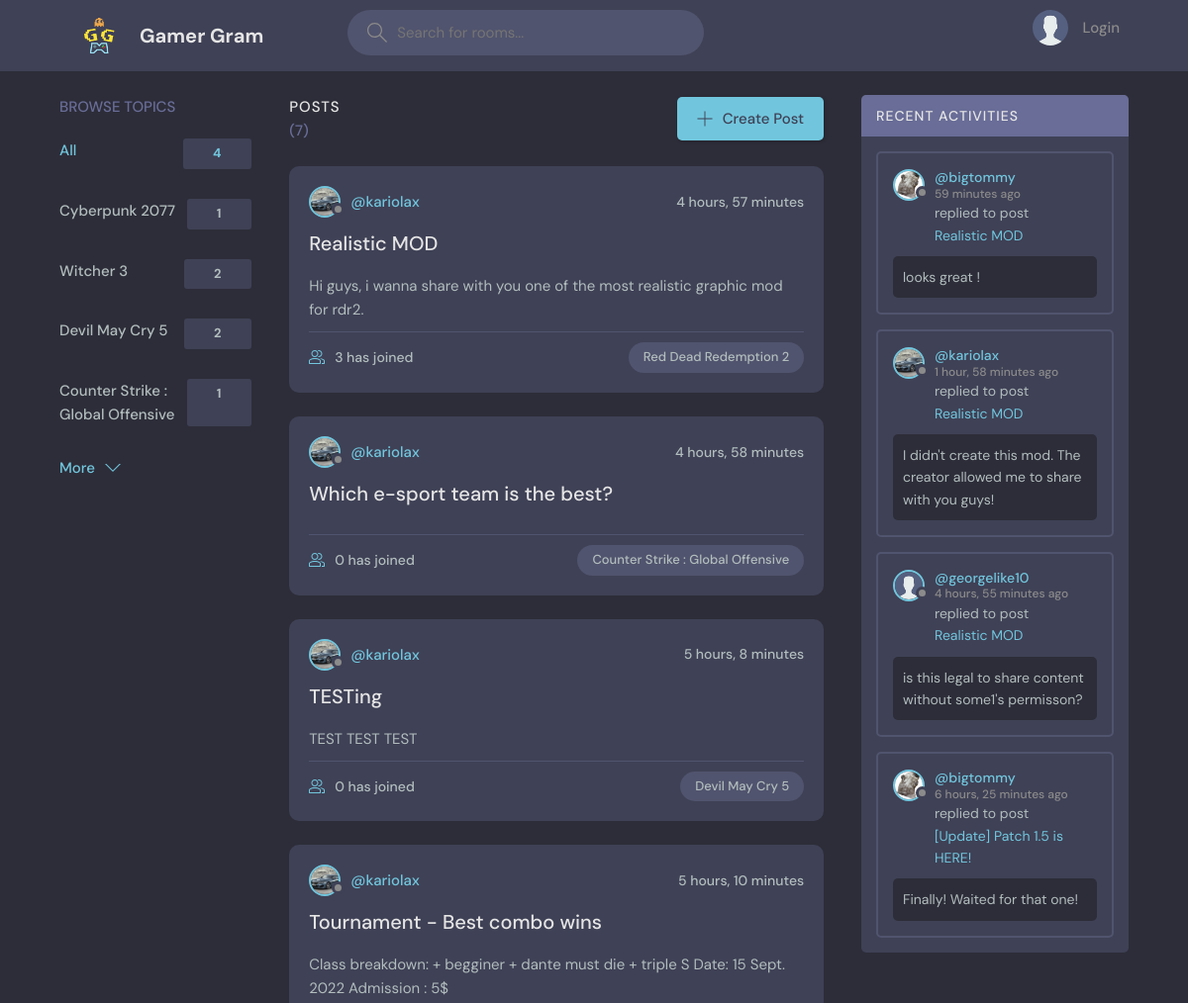
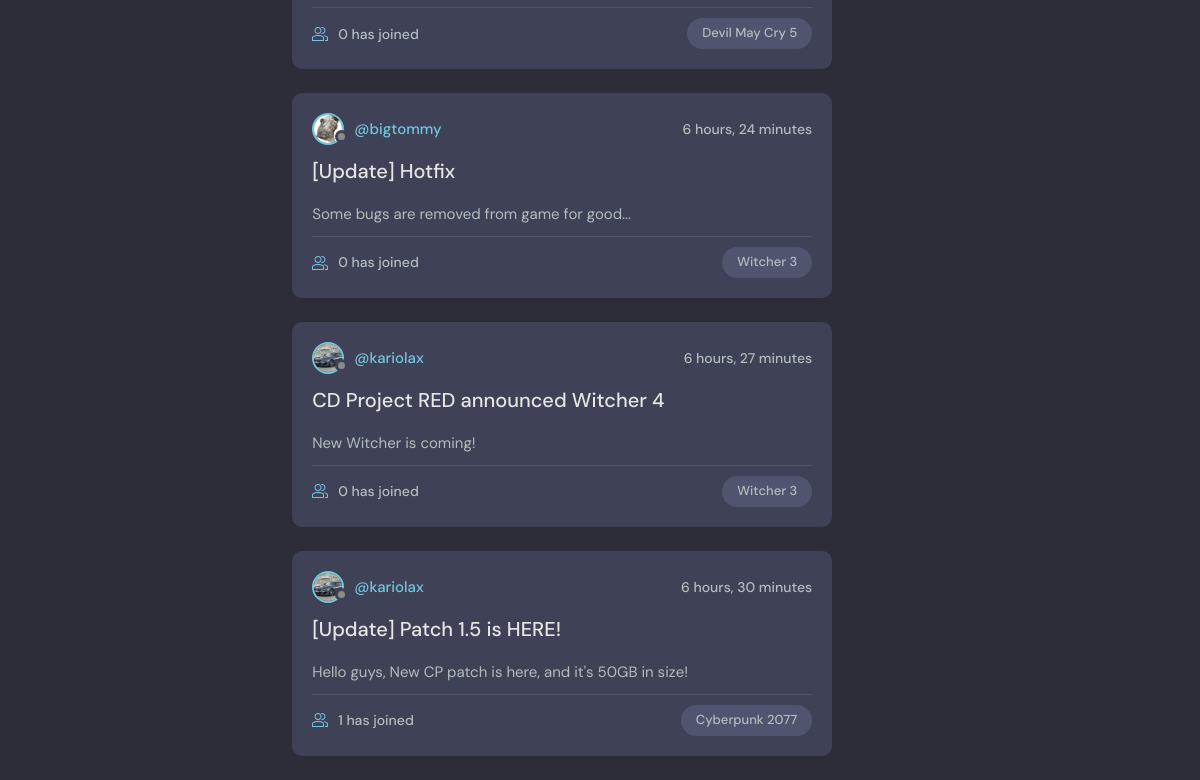
The page / on the database its author committed (2 pictures, top to bottom).
### base/models.py (models this page shows, shortened)
class Topic(models.Model):
    name = models.CharField(max_length=200)

class Room(models.Model):
    host = models.ForeignKey(User, on_delete=models.SET_NULL, null=True)
    topic = models.ForeignKey(Topic, on_delete=models.SET_NULL, null=True)
    name = models.CharField(max_length=200)
    description = models.TextField(null=True, blank=True)
    participants = models.ManyToManyField(User, related_name='participants', blank=True)
    updated = models.DateTimeField(auto_now=True)
    created = models.DateTimeField(auto_now_add=True)
    class Meta:
        ordering = ['-updated', '-created']

class User(AbstractUser):
    name = models.CharField(max_length=200, null=True)
    email = models.EmailField(unique=True, null=True)
    bio = models.TextField(null=True)
    avatar = models.ImageField(null=True, default="avatar.svg")
    USERNAME_FIELD = 'email'
    REQUIRED_FIELDS = []

class Message(models.Model):
    user = models.ForeignKey(User, on_delete=models.CASCADE)
    room = models.ForeignKey(Room, on_delete=models.CASCADE)
    body = models.TextField()
    updated = models.DateTimeField(auto_now=True)
    created = models.DateTimeField(auto_now_add=True)
    class Meta:
        ordering = ['-updated', '-created']

### base/views.py (the view)
# urls.py: path('', views.home, name="home"),
def home(request):
    q = request.GET.get('q') if request.GET.get('q') != None else ''
    rooms = Room.objects.filter(
        Q(topic__name__contains=q)
    )
    topics = Topic.objects.all()[0:4]
    room_count = rooms.count()
    room_messages = Message.objects.filter(Q(room__topic__name__icontains=q))
    context = {'rooms': rooms, 'topics': topics, 'room_count': room_count, 'room_messages': room_messages}
    return render(request, 'base/home.html', context)

### base/templates/base/home.html (shortened to what this page needs)
{% extends 'main.html' %}
{% block content %}
<main class="layout layout--3">
      <div class="container">
        {% include 'base/topics_component.html' %}
        <div class="roomList">
          <div class="roomList__header">
            <div>
              <h2>Posts</h2>
              <p>({{rooms.count}})</p>
            </div>
            <a class="btn btn--main" href="{% url 'create-room' %}">
              <svg version="1.1" xmlns="http://www.w3.org/2000/svg" width="32" height="32" viewBox="0 0 32 32">
                <title>Add</title>
                <path
                  d="M16.943 0.943h-1.885v14.115h-14.115v1.885h14.115v14.115h1.885v-14.115h14.115v-1.885h-14.115v-14.115z"
                ></path>
              </svg>
              Create Post
            </a>
          </div>
          {% include 'base/feed_component.html' %}
        </div>
        {% include 'base/activity_component.html' %}
      </div>
    </main>
{% endblock %}

### base/templates/base/topics_component.html
<div class="topics">
          <div class="topics__header">
            <h2>Browse Topics</h2>
          </div>
          <ul class="topics__list">
            <li>
              <a href="{% url 'home' %}" class="active">All <span>{{topics.count}}</span></a>
            </li>
              {% for topic in topics %}
            <li>
              <a href="{% url 'home' %}?q={{topic.name}}">{{topic.name}} <span>{{topic.room_set.all.count}}</span></a>
            </li>
              {% endfor %}
          </ul>
          <a class="btn btn--link" href="{% url 'topics' %}">
            More
            <svg version="1.1" xmlns="http://www.w3.org/2000/svg" width="32" height="32" viewBox="0 0 32 32">
              <title>chevron-down</title>
              <path d="M16 21l-13-13h-3l16 16 16-16h-3l-13 13z"></path>
            </svg>
          </a>
        </div>

### base/templates/base/feed_component.html (shortened to what this page needs)
{% for room in rooms %}
<div class="roomListRoom">
    <div class="roomListRoom__header">
      <a href="{% url 'user-profile' room.host.id %}" class="roomListRoom__author">
        <div class="avatar avatar--small">
          <img src="{{room.host.avatar.url}}" />
        </div>
        <span>@{{room.host.username}}</span>
      </a>
      <div class="roomListRoom__actions">
        <span>{{room.created|timesince}}</span>
      </div>
    </div>
    <div class="roomListRoom__content">
      <a href="{% url 'room' room.id %}">{{room.name}}</a>
      <p>
        {{room.description}}
      </p>
    </div>
    <div class="roomListRoom__meta">
      <a href="{% url 'room' room.id %}" class="roomListRoom__joined">
          {{room.participants.all.count}} has joined
      </a>
      <p class="roomListRoom__topic">{{room.topic.name}}</p>
    </div>
  </div>
{% endfor %}

### base/templates/base/activity_component.html (shortened to what this page needs)
<div class="activities">
  <div class="activities__header">
    <h2>Recent Activities</h2>
  </div>
    {% for message in room_messages %}
      <div class="activities__box">
        <div class="activities__boxHeader roomListRoom__header">
          <a href="{% url 'user-profile' message.user.id %}" class="roomListRoom__author">
            <div class="avatar avatar--small">
              <img src="{{message.user.avatar.url}}" />
            </div>
            <p>
                @{{message.user.username}}
              <span>{{message.created|timesince}} ago</span>
            </p>
          </a>
        </div>
        <div class="activities__boxContent">
          <p>replied to post <a href="{% url 'room' message.room.id %}">{{message.room.name}}</a></p>
          <div class="activities__boxRoomContent">
            {{message.body}}
          </div>
        </div>
      </div>
    {% endfor %}
</div>

### rows shown on the page
Topic: name "Cyberpunk 2077", room_set.all.count "1"
Topic: name "Witcher 3", room_set.all.count "2"
Topic: name "Devil May Cry 5", room_set.all.count "2"
Topic: name "Counter Strike : Global Offensive", room_set.all.count "1"
Room: host.avatar (picture), host.username "kariolax", created "4 hours, 57 minutes", name "Realistic MOD", description "Hi guys, i wanna share with you one of the most realistic graphic mod for rdr2.", participants.all.count "3", topic.name "Red Dead Redemption 2"
Room: host.avatar (picture), host.username "kariolax", created "4 hours, 58 minutes", name "Which e-sport team is the best?", participants.all.count "0", topic.name "Counter Strike : Global Offensive"
Room: host.avatar (picture), host.username "kariolax", created "5 hours, 8 minutes", name "TESTing", description "TEST TEST TEST", participants.all.count "0", topic.name "Devil May Cry 5"
Room: host.avatar (picture), host.username "kariolax", created "5 hours, 10 minutes", name "Tournament - Best combo wins", description "Class breakdown: + begginer + dante must die + triple S Date: 15 Sept. 2022 Admission : 5$", participants.all.count "0", topic.name "Devil May Cry 5"
Room: host.avatar (picture), host.username "bigtommy", created "6 hours, 24 minutes", name "[Update] Hotfix", description "Some bugs are removed from game for good...", participants.all.count "0", topic.name "Witcher 3"
Room: host.avatar (picture), host.username "kariolax", created "6 hours, 27 minutes", name "CD Project RED announced Witcher 4", description "New Witcher is coming!", participants.all.count "0", topic.name "Witcher 3"
Room: host.avatar (picture), host.username "kariolax", created "6 hours, 30 minutes", name "[Update] Patch 1.5 is HERE!", description "Hello guys, New CP patch is here, and it's 50GB in size!", participants.all.count "1", topic.name "Cyberpunk 2077"
Message: user.avatar (picture), user.username "bigtommy", created "59 minutes", room.name "Realistic MOD", body "looks great !"
Message: user.avatar (picture), user.username "kariolax", created "1 hour, 58 minutes", room.name "Realistic MOD", body "I didn't create this mod. The creator allowed me to share with you guys!"
Message: user.avatar (placeholder picture), user.username "georgelike10", created "4 hours, 55 minutes", room.name "Realistic MOD", body "is this legal to share content without some1's permisson?"
Message: user.avatar (picture), user.username "bigtommy", created "6 hours, 25 minutes", room.name "[Update] Patch 1.5 is HERE!", body "Finally! Waited for that one!"

### other values the page prints
{{ topics.count }} "4"
{{ rooms.count }} "7"
